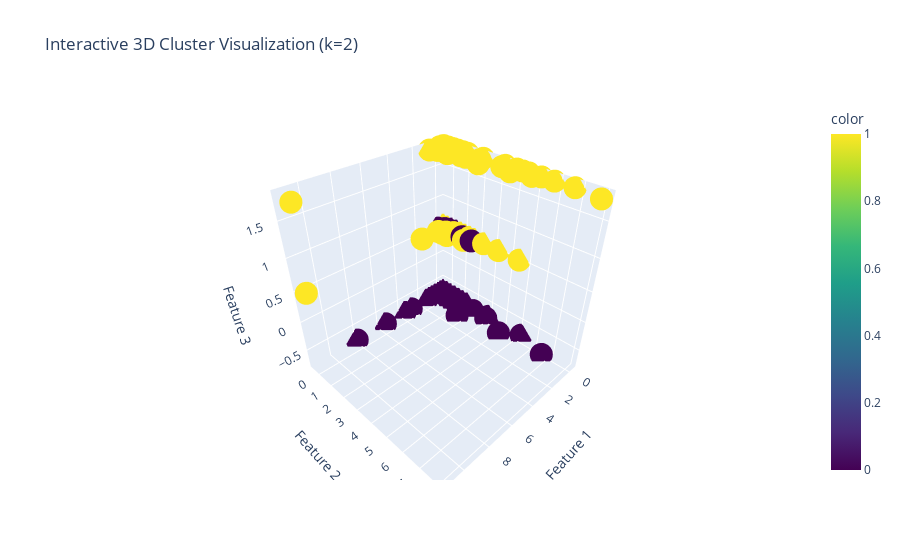
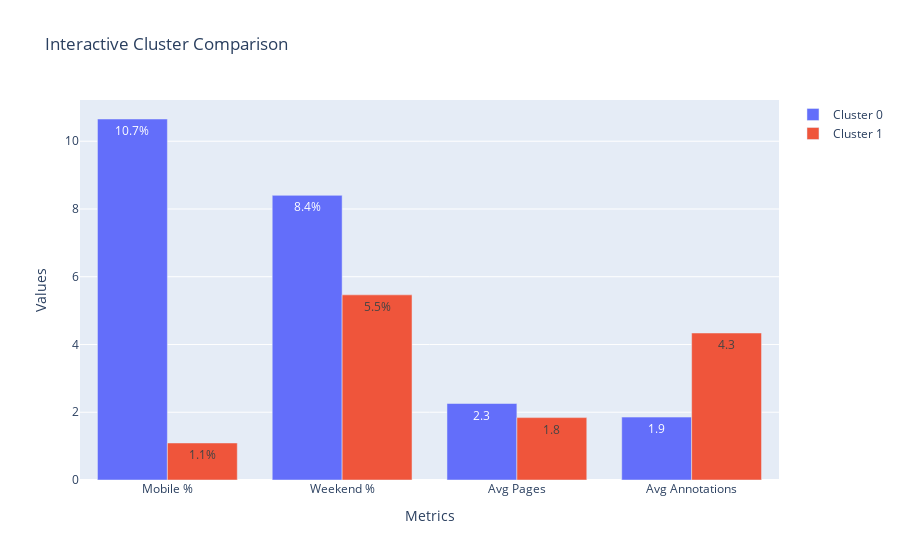

Source (notebook cell) for these figures, in order:
### Code cell
# 6.2 Interactive Visualizations and Export
print("\n6.2 Creating Interactive Visualizations and Exporting Results...")

# Create interactive plotly visualizations (if available)
try:
    import plotly.express as px
    import plotly.graph_objects as go
    from plotly.subplots import make_subplots
    
    print("Creating interactive Plotly visualizations...")
    
    # Interactive 3D scatter plot
    fig_3d = px.scatter_3d(
        x=sys_monitor_scaled[:, 0], 
        y=sys_monitor_scaled[:, 1], 
        z=sys_monitor_scaled[:, 2],
        color=cluster_labels,
        title=f"Interactive 3D Cluster Visualization (k={n_clusters})",
        labels={'x': 'Feature 1', 'y': 'Feature 2', 'z': 'Feature 3'},
        color_continuous_scale='viridis'
    )
    fig_3d.show()
    
    # Interactive cluster comparison
    fig_comparison = go.Figure()
    
    for i in range(n_clusters):
        fig_comparison.add_trace(go.Bar(
            name=f'Cluster {i}',
            x=['Mobile %', 'Weekend %', 'Avg Pages', 'Avg Annotations'],
            y=[cluster_profiles[i]['mobile_pct'], 
               cluster_profiles[i]['weekend_pct'],
               cluster_profiles[i]['avg_page'],
               cluster_profiles[i]['avg_annotations']],
            text=[f"{cluster_profiles[i]['mobile_pct']:.1f}%",
                  f"{cluster_profiles[i]['weekend_pct']:.1f}%",
                  f"{cluster_profiles[i]['avg_page']:.1f}",
                  f"{cluster_profiles[i]['avg_annotations']:.1f}"],
            textposition='auto',
        ))
    
    fig_comparison.update_layout(
        title="Interactive Cluster Comparison",
        xaxis_title="Metrics",
        yaxis_title="Values",
        barmode='group'
    )
    fig_comparison.show()
    
    print("Interactive visualizations completed!")
    
except ImportError:
    print("Plotly not available. Skipping interactive visualizations.")

# Export comprehensive results
print("\nExporting comprehensive results...")

# Calculate silhouette scores for each cluster (FIXED VERSION)
from sklearn.metrics import silhouette_samples
silhouette_scores_per_cluster = silhouette_samples(sys_monitor_scaled, cluster_labels)

# Create detailed report
report_data = {
    'Cluster_ID': [],
    'Size': [],
    'Percentage': [],
    'Mobile_Users': [],
    'Weekend_Users': [],
    'Avg_Pages': [],
    'Avg_Annotations': [],
    'Silhouette_Score': [],
    'Key_Characteristics': []
}

for i in range(n_clusters):
    profile = cluster_profiles[i]
    
    # Determine key characteristics
    characteristics = []
    if profile['mobile_pct'] > 70:
        characteristics.append("Mobile-dominant")
    elif profile['mobile_pct'] < 30:
        characteristics.append("Desktop-dominant")
    
    if profile['weekend_pct'] > 60:
        characteristics.append("Weekend-heavy")
    elif profile['weekend_pct'] < 20:
        characteristics.append("Weekday-focused")
    
    if profile['avg_page'] > 5:
        characteristics.append("High engagement")
    else:
        characteristics.append("Low engagement")
    
    # Calculate silhouette score for this cluster
    cluster_mask = cluster_labels == i
    cluster_silhouette = silhouette_scores_per_cluster[cluster_mask].mean()
    
    report_data['Cluster_ID'].append(f"Cluster_{i}")
    report_data['Size'].append(profile['size'])
    report_data['Percentage'].append(f"{profile['percentage']:.1f}%")
    report_data['Mobile_Users'].append(f"{profile['mobile_pct']:.1f}%")
    report_data['Weekend_Users'].append(f"{profile['weekend_pct']:.1f}%")
    report_data['Avg_Pages'].append(f"{profile['avg_page']:.2f}")
    report_data['Avg_Annotations'].append(f"{profile['avg_annotations']:.2f}")
    report_data['Silhouette_Score'].append(f"{cluster_silhouette:.4f}")
    report_data['Key_Characteristics'].append(", ".join(characteristics))

# Create comprehensive report
comprehensive_report = pd.DataFrame(report_data)
print("\nCOMPREHENSIVE CLUSTER REPORT:")
print("="*80)
print(comprehensive_report.to_string(index=False))
print("="*80)

# Export results
comprehensive_report.to_csv('comprehensive_cluster_report.csv', index=False)
print("Comprehensive report exported to 'comprehensive_cluster_report.csv'")

# Export cluster assignments
final_results = results_with_clusters.copy()
final_results['silhouette_score'] = silhouette_scores_per_cluster
final_results.to_csv('final_clustering_results.csv', index=False)
print("Final clustering results exported to 'final_clustering_results.csv'")

print("\nObjective 6 completed successfully!")
print("All visualizations and reports generated!")

### Figure 1 — Plotly figure (JSON) as saved in the notebook; plotly's stock layout.template omitted (floating-point values rounded to 4 significant figures; data arrays with more than 128 entries replaced by an {"elided": "..."} marker saying what was removed)
{"data": [{"hovertemplate": "Feature 1=%{x}<br>Feature 2=%{y}<br>Feature 3=%{z}<br>color=%{marker.color}<extra></extra>", "legendgroup": "", "marker": {"color": {"elided": "671 int values"}, "coloraxis": "coloraxis", "symbol": "circle"}, "mode": "markers", "name": "", "scene": "scene", "showlegend": false, "type": "scatter3d", "x": {"elided": "671 float values"}, "y": {"elided": "671 float values"}, "z": {"elided": "671 float values"}}], "layout": {"coloraxis": {"colorbar": {"title": {"text": "color"}}, "colorscale": [[0, "#440154"], [0.1111, "#482878"], [0.2222, "#3e4989"], [0.3333, "#31688e"], [0.4444, "#26828e"], [0.5556, "#1f9e89"], [0.6667, "#35b779"], [0.7778, "#6ece58"], [0.8889, "#b5de2b"], [1, "#fde725"]]}, "legend": {"tracegroupgap": 0}, "scene": {"domain": {"x": [0, 1], "y": [0, 1]}, "xaxis": {"title": {"text": "Feature 1"}}, "yaxis": {"title": {"text": "Feature 2"}}, "zaxis": {"title": {"text": "Feature 3"}}}, "title": {"text": "Interactive 3D Cluster Visualization (k=2)"}}}

### Figure 2 — Plotly figure (JSON) as saved in the notebook; plotly's stock layout.template omitted (floating-point values rounded to 4 significant figures)
{"data": [{"name": "Cluster 0", "text": ["10.7%", "8.4%", "2.3", "1.9"], "textposition": "auto", "type": "bar", "x": ["Mobile %", "Weekend %", "Avg Pages", "Avg Annotations"], "y": [10.66, 8.402, 2.258, 1.857]}, {"name": "Cluster 1", "text": ["1.1%", "5.5%", "1.8", "4.3"], "textposition": "auto", "type": "bar", "x": ["Mobile %", "Weekend %", "Avg Pages", "Avg Annotations"], "y": [1.093, 5.464, 1.842, 4.339]}], "layout": {"barmode": "group", "title": {"text": "Interactive Cluster Comparison"}, "xaxis": {"title": {"text": "Metrics"}}, "yaxis": {"title": {"text": "Values"}}}}
